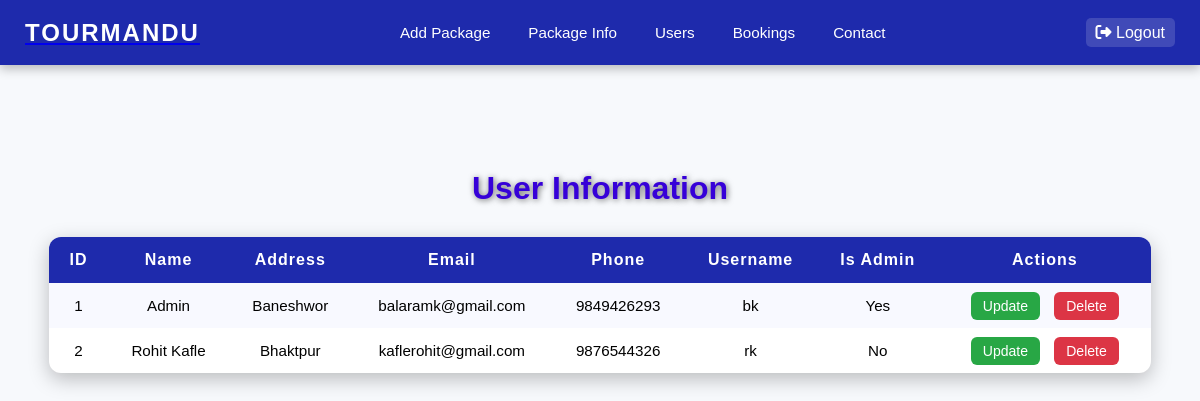
Screenshot of /user_list.php (signed in) with the database file from the repository.
### tables this page shows
CREATE TABLE `customers` (
  `customer_id` int(11) NOT NULL,
  `Name` varchar(255) NOT NULL,
  `Address` varchar(255) NOT NULL,
  `Email` varchar(255) NOT NULL,
  `phoneNumber` varchar(10) NOT NULL,
  `userName` varchar(30) NOT NULL,
  `Password` varchar(20) NOT NULL,
  `is_admin` int(11) NOT NULL
);

### user_list.php (the view, shortened to what this page needs)
<?php
include "connection.php";
?>
<!DOCTYPE html>
<html lang="en">
<head>
    <link rel="stylesheet" href="https://cdnjs.cloudflare.com/ajax/libs/font-awesome/6.5.2/css/all.min.css">
</head>
<body>
<?php include "admin_header.php"; ?>
<div class="information">
    <h1>User Information</h1>
    <?php
    $sql= "SELECT * FROM customers";
    $query = $conn->query($sql);
    if($query->num_rows > 0){
        echo "<table>";
        echo "<tr>
                <th>ID</th>
                <th>Name</th>
                <th>Address</th>
                <th>Email</th>
                <th>Phone</th>
                <th>Username</th>
                <th>Is Admin</th>
                <th>Actions</th>
              </tr>";
        while($row = $query->fetch_assoc()){
            echo "<tr>";
            echo "<td>".$row['customer_id']."</td>";
            echo "<td>".$row['Name']."</td>";
            echo "<td>".$row['Address']."</td>";
            echo "<td>".$row['Email']."</td>";
            echo "<td>".$row['phoneNumber']."</td>";
            echo "<td>".$row['userName']."</td>";
            echo "<td>".($row['is_admin'] ? "Yes" : "No")."</td>";
            echo "<td class='action-links'>
                    <a class='update-btn' href='user_update.php?customer_id=".$row['customer_id']."'>Update</a>
                    <a class='delete-btn' href='user_delete.php?customer_id=".$row['customer_id']."'>Delete</a>
                  </td>";
            echo "</tr>";
        }
        echo "</table>";
    } else {
        echo "<p class='no-users'>No users found.</p>";
    }
    ?>
</div>
</body>
</html>

### admin_header.php (shortened to what this page needs)
<link rel="stylesheet" href="https://cdnjs.cloudflare.com/ajax/libs/font-awesome/6.5.2/css/all.min.css">
<header class="header">
    <a href="home.php" class="logo">
        <h3>TOURMANDU</h3>
    </a>
    <nav class="navbar">
        <a href="addPackages.php">Add Package</a>
        <a href="package_list.php">Package Info</a>
        <a href="user_list.php">Users</a>
        <a href="booked.php">Bookings</a>
        <a href="contact_list.php">Contact</a>
    </nav>
    <div class="icons">
        <a href="login.php"><i class="fas fa-sign-out-alt"></i> Logout</a>
    </div>
</header>

### user_list.php (style rules this page uses)
* { margin: 0; padding: 0; box-sizing: border-box; }
body { font-family: "Poppins", sans-serif; background: #f7f9fc; }
.information { padding: 100px 20px 50px; min-height: 100vh; background: var(--bg-gradient); background-size: cover; background-position: center; text-align: center; }
h1 { color: #3600d8ff; margin-bottom: 30px; font-size: 2rem; text-shadow: 1px 1px 6px rgba(0,0,0,0.6); }
table { width: 95%; margin: auto; border-collapse: collapse; background: #fff; border-radius: 12px; overflow: hidden; box-shadow: 0 6px 20px rgba(0,0,0,0.25); animation: fadeIn 0.7s ease-in-out; }
th, td { padding: 14px 18px; text-align: center; font-size: 0.95rem; }
th { background: var(--main-color); color: #fff; font-size: 1rem; letter-spacing: 1px; }
tr:nth-child(even) { background: #f8f9ff; }
.action-links a { padding: 6px 12px; border-radius: 6px; text-decoration: none; font-size: 14px; margin: 0 5px; transition: var(--transition); }
.update-btn { background: #28a745; color: white; }
.delete-btn { background: #dc3545; color: white; }

### admin_header.php (style rules this page uses)
:root { --main-color: #1e2aac; --accent-color: #ffd700; --text-color: #ffffff; }
* { margin: 0; padding: 0; box-sizing: border-box; }
body { padding-top: 70px; overflow-x: hidden; }
.header { position: fixed; top: 0; left: 0; width: 100%; height: 65px; background: var(--main-color); display: flex; align-items: center; justify-content: space-between; padding: 0 25px; z-index: 1000; box-shadow: 0 4px 10px rgba(0,0,0,0.25); }
.logo h3 { color: var(--text-color); font-size: 1.5rem; letter-spacing: 2px; }
.navbar { display: flex; gap: 18px; }
.navbar a { color: var(--text-color); text-decoration: none; font-size: 0.95rem; padding: 6px 10px; border-radius: 5px; }
.icons a { color: var(--text-color); text-decoration: none; padding: 6px 10px; border-radius: 5px; background: rgba(255,255,255,0.15); }

### rows the page displays
customers: customer_id "1", Name "Admin", Address "Baneshwor", Email "balaramk@gmail.com", phoneNumber "9849426293", userName "bk", is_admin "Yes"
customers: customer_id "2", Name "Rohit Kafle", Address "Bhaktpur", Email "kaflerohit@gmail.com", phoneNumber "9876544326", userName "rk", is_admin "No"
